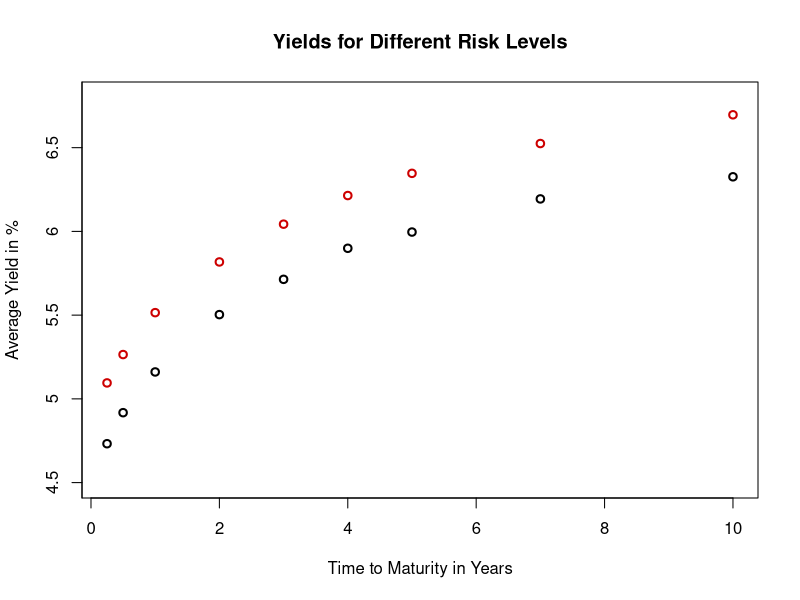

Generate this figure with R:
# clear variables and close windows
rm(list = ls(all = TRUE))
graphics.off()

# load data
USTF = read.table("XFGUSTF.dat")
INAAA = read.table("XFGINAAA.dat")

# first observation point
xmin = 1

# last observation point
xmax = nrow(USTF)

# time to maturity
x = c(0.25, 0.5, 1, 2, 3, 4, 5, 7, 10)

# average USTF
y = apply(USTF[xmin:xmax, 4:12], 2, mean)

# average INAAA
y = cbind(y, apply(INAAA[xmin:xmax, 4:12], 2, mean))

# plot averaged government and industry yields
z1 = plot(x, y[, 1], col = "black", pch = 1, lwd = 2, ylab = "Average Yield in %", xlab = "Time to Maturity in Years", ylim = c(4.5, 
    6.8), frame = TRUE, axes = FALSE, main = "Yields for Different Risk Levels")  # government USTF
axis(side = 1, at = seq(0, 10, 2), labels = seq(0, 10, 2))
axis(side = 2, at = seq(0, 10, 0.5), labels = seq(0, 10, 0.5))
z2 = points(x, y[, 2], col = "red3", lwd = 2)  # industry INAAA 
